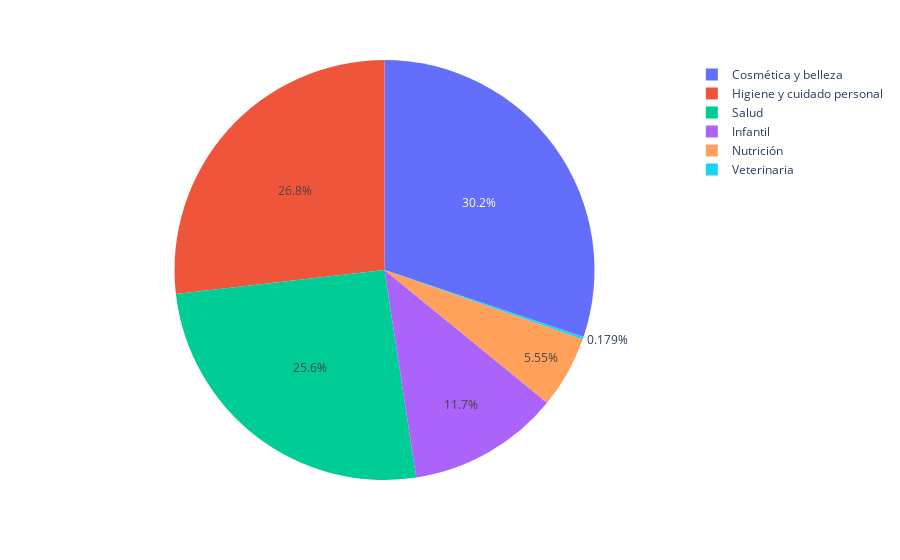

The notebook cell this image was saved under:
### Markdown cell above
Observemos ahora las categorías individualmente:

### Code cell
counts_1 = counts.groupby("cat1", as_index=False).agg({"count":"sum"})
fig = px.pie(counts_1, values="count", names="cat1")
fig.show()

### Figure 1 — Plotly figure (JSON) as saved in the notebook; plotly's stock layout.template omitted (floating-point values rounded to 4 significant figures)
{"data": [{"domain": {"x": [0, 1], "y": [0, 1]}, "hovertemplate": "cat1=%{label}<br>count=%{value}<extra></extra>", "labels": ["Cosmética y belleza", "Higiene y cuidado personal", "Infantil", "Nutrición", "Salud", "Veterinaria"], "legendgroup": "", "name": "", "showlegend": true, "type": "pie", "values": [3367, 2994, 1304, 619, 2855, 20]}], "layout": {"legend": {"tracegroupgap": 0}, "margin": {"t": 60}}}
